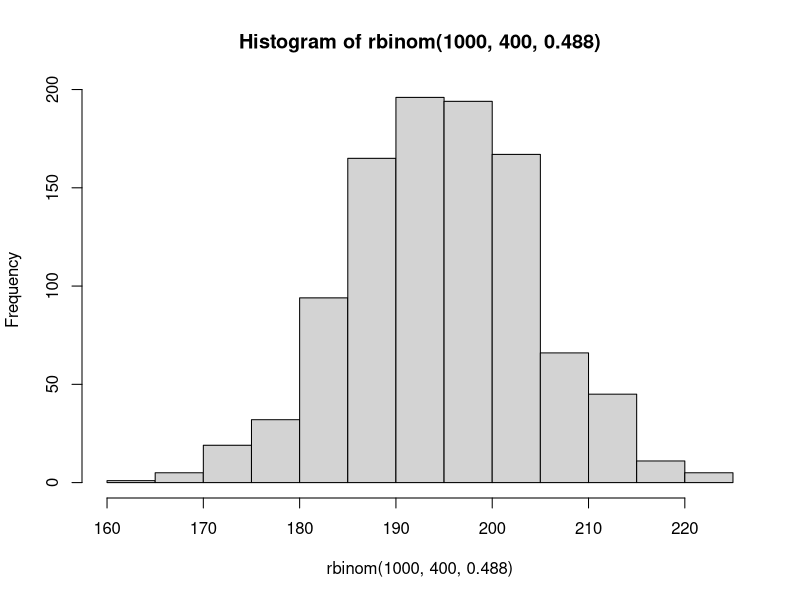
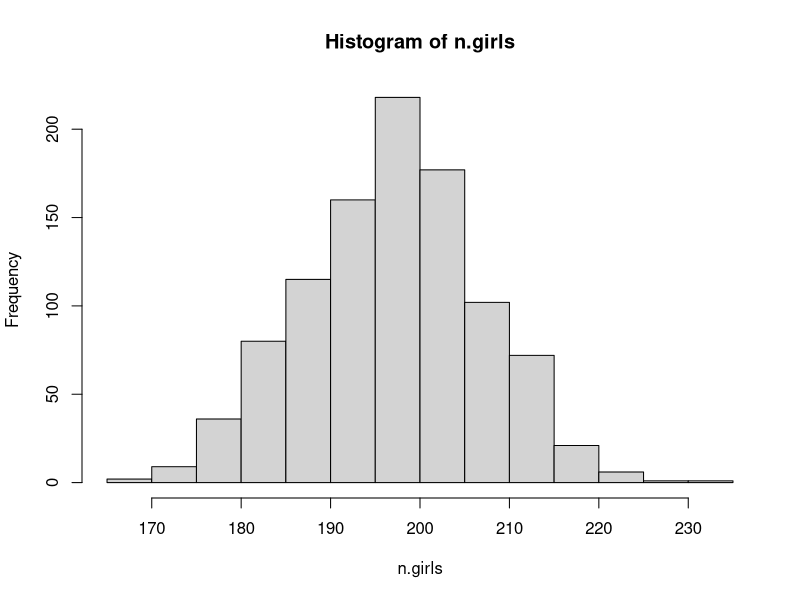
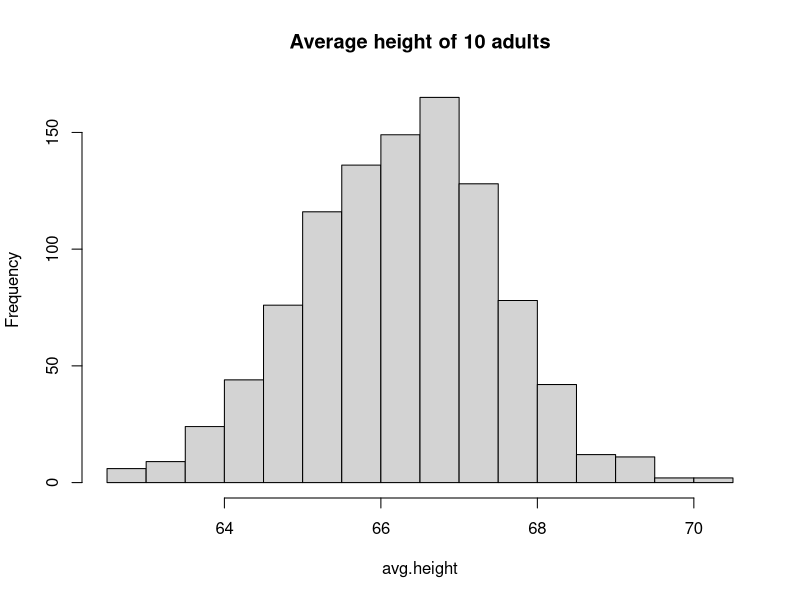
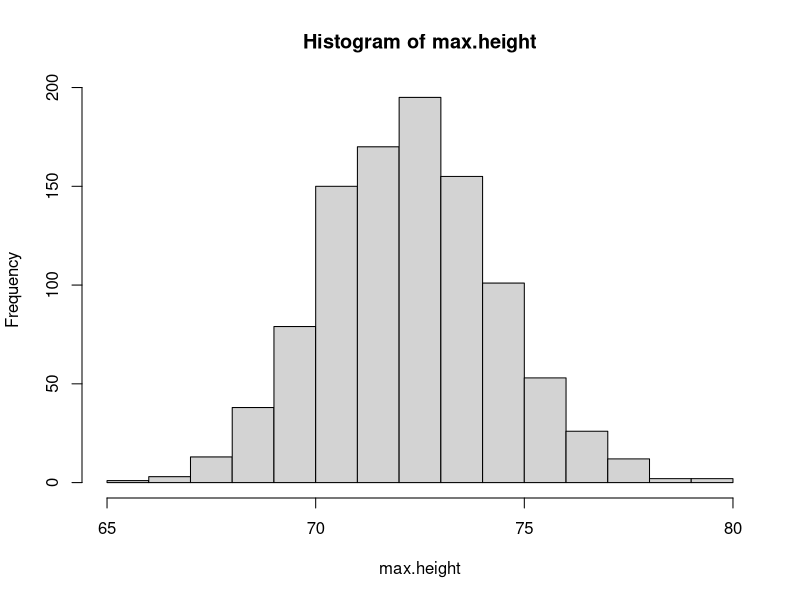
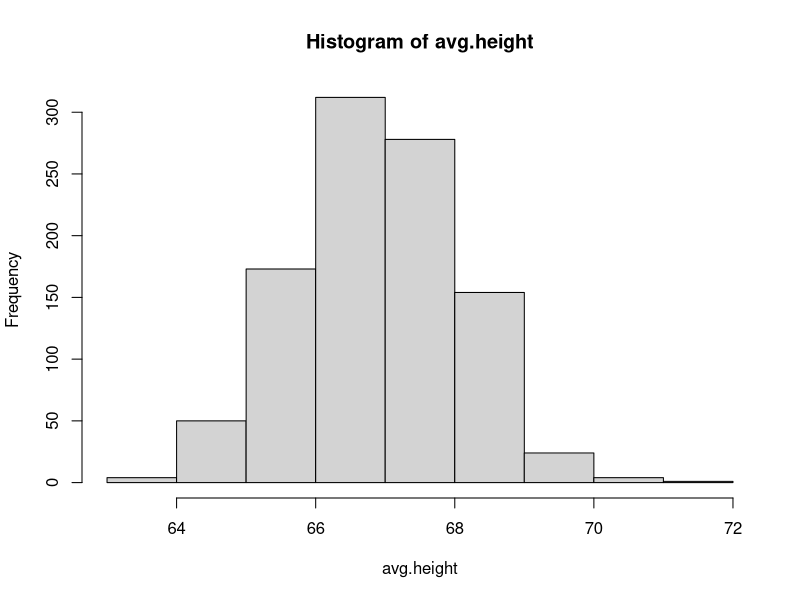
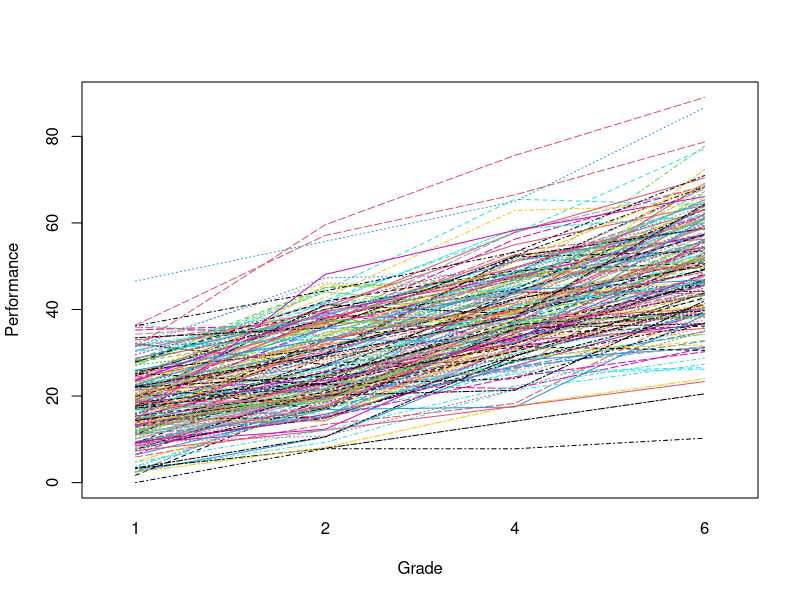
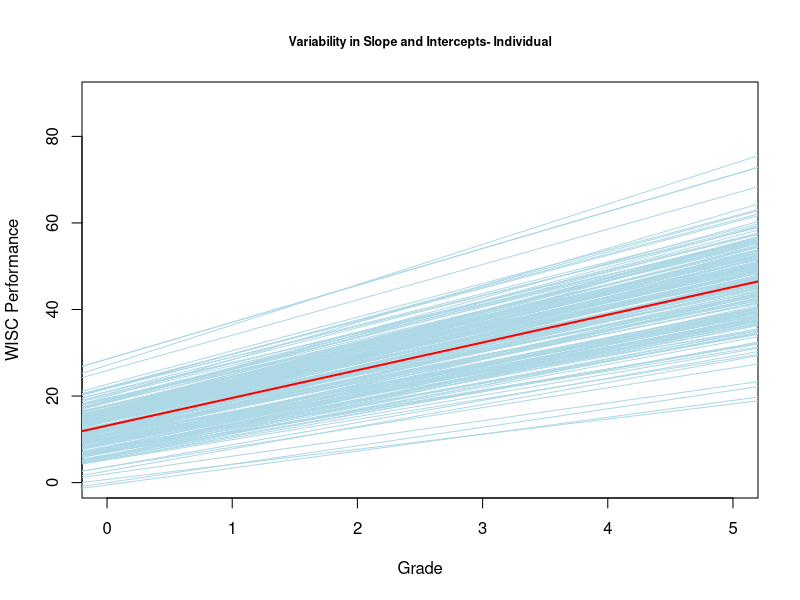

Recreate these plots in R, in order.
####################################################
##                                                ##
##                   204B Lab 6                   ##
##            MULTILEVEL LINEAR MODELS            ##
##                                                ##
##               Kristine O'Laughlin              ##
##                   Winter 2018                  ##
##                                                ##
####################################################



# TOPICS FOR TODAY
####################################################

# 1. Regression Inferences in R
#    a. Discrete Predictive Simulation
#    b. Continuous Predictive Simulation
# 
# 2. Multilevel Linear Models in R
#    a. Unconditional Growth Model
#    b. Individual Covariate Model


# Before we begin...
# Some packages to install for today:
install.packages('lme4')



# REGRESSION INFERENCES IN R
####################################################


## Discrete Predictive Simulation
#################################

# NOTE: REVIEWED FROM CLASS

# We know that the probability of that a baby is
# born a girl is 48.8%

# We can simulate 400 birth events using a binomial
# distribution:
n.girls = rbinom (1, 400, .488)
n.girls

# We could repeat this process 1000 times, to 
# get a sense of what this distribution would
# look like:
hist(rbinom(1000, 400, .488))


# Things become more complicated when we take into
# account that there are different types of births:
#     There is a 1/125 chance that a birth event 
#     results in fraternal twins
#          Of which each has an approximate 49.5%
#          chance of being a girl
#     There is a 1/300 chance of identical twins
#          Of which each has an approximate 49.5% 
#          chance of being girls


birth.type = sample(c("fraternal twin",
                      "identical twin",
                      "single birth"),
                      size = 400, replace = TRUE, 
                      prob = c(1/125, 1/300, 1 - 1/125 - 1/300))

girls = rep(NA, 400) # empty vector for girls

for (i in 1:400){
  
  if (birth.type[i] == "single birth"){
  
      girls[i] = rbinom (1, 1, .488)}

    else if (birth.type[i] == "identical twin"){
  
      girls[i] = 2 * rbinom (1, 1, .495)} 
  # Multiplied by 2, because if the twins are 
  # identical and girls then we have to add 2 girls
  
  else if (birth.type[i] == "fraternal twin"){
  
      girls[i] = rbinom(1, 2, .495)}
  
  # Number of trials is 2 because we could get a boy
  # and a girl fraternal twin
}

n.girls = sum(girls)
n.girls

# Now, we can repeat this process 1000 times to get a 
# sense of the uncertainty in this estimate:
n.sims = 1000

n.girls = rep(NA, n.sims)

for (s in 1:n.sims){

  for (i in 1:400){
    
    if (birth.type[i] == "single birth"){
      
      girls[i] = rbinom (1, 1, .488)}
    
    else if (birth.type[i] == "identical twin"){
      
      girls[i] = 2 * rbinom (1, 1, .495)} 
    
    else if (birth.type[i] == "fraternal twin"){
      
      girls[i] = rbinom(1, 2, .495)}
    
  }

    n.girls[s] <- sum(girls)
    
}

summary(n.girls)
sd(n.girls)
hist(n.girls)



## Continuous Predictive Simulation
###################################

# We can do the same thing with continous outcomes

sex = rbinom(10, 1, .52) # Selecting 10 at random
                         # 52% are female
sex

# Heights of men are distributed ~N(69.1, 2.9) in inches
# Heights of women are distributed ~N(63.7, 2.7) in inches
height = ifelse(sex == 0, 
                rnorm(10, 69.1, 2.9),
                rnorm(10, 63.7, 2.7))

avg.height = mean(height)
avg.height

# Now we can create a distribution of heights
# by repeating this 1000 times

n.sims = 1000
avg.height = rep(NA, n.sims)

for (s in 1:n.sims){
  
  sex = rbinom(10, 1, .52)
  height = ifelse(sex == 0, rnorm(10, 69.1, 2.9),
                  rnorm(10, 63.7, 2.7))
  avg.height[s] = mean(height)

  }


hist(avg.height, main = "Average height of 10 adults")

# Could also simulate for maximum heights: 
max.height = rep(NA, n.sims)

for (s in 1:n.sims){
  
  sex = rbinom(10, 1, .52)
  height = ifelse(sex == 0, rnorm(10, 69.1, 2.9),
                  rnorm(10, 63.7, 2.7))
  max.height[s] = max(height)
  
}

hist(max.height)


# It's generally cleaner to use functions in R...

# So we could just create a function to do this: 
Height.sim = function(n.adults, m.m, sd.m, m.f, sd.f){
  sex = rbinom(n.adults, 1, .52)
  height = ifelse(sex == 0, rnorm(n.adults, m.m, sd.m),
                    rnorm(n.adults, m.f, sd.f))
  mean(height)
}

avg.height = replicate(1000,
                        Height.sim(10, 69.5, 2.9, 64.5, 2.7))

hist(avg.height)



# MULTILEVEL LINEAR MODELS IN R
####################################################


# Multilevel models go by MANY different names and
# tend to vary by field--multilevel models, 
# hierarchical linear models, random effects models,
# mixed models, and so on...

# Don't get confused--these are all the same thing!


# We can use MLM to model longitudinal data because
# we can think of repeated measures as nested 
# within individuals.

# This model is statistically equivalent to the 
# growth curve model in structural equaiton 
# modeling.


# For this example we will be using data from the
# Wechsler Intelligence Scale for Children (WISC)

# We have repeated measures of children's verbal
# and performance scores on the WISC from grades 
# 1, 2, 4, and 6; we also have some covariates
# such as mother's education (among others)

setwd('C:/Users/Kristine/Dropbox/Winter2018/PSC204B/Labs2018')

wisc = read.csv('wisc3raw.csv', header = T)
head(wisc)

dim(wisc)
summary(wisc)


## Data Preparation
###################

# For lmer, data need to be read in long format,
# so we will start by reshaping the data:
long = reshape(wisc, 
               varying = list(c('verb1', 'verb2', 'verb4', 'verb6'),
                              c('perfo1', 'perfo2', 'perfo4', 'perfo6')),
               direction = 'long', timevar = 'time', idvar = 'id',
               v.names = c('verbal', 'perform'))

long = long[order(long$id), ]

head(long)

# Because our time intervals are not equally 
# spaced, I am also reassigning values for the
# time variable. 
long$time = rep(c(1, 2, 4, 6), nrow(long)/4)
long$time_c = long$time - 1



## Plot Data
############

# For this example, we will consider the performance
# factor of the WISC

# Start by plotting the raw data:
interaction.plot(long$time, # x-axis 
                 long$id, # grouping variable
                 long$perform, # y-axis
                 ylab = 'Performance', 
                 xlab = 'Grade', col = c(1:10), 
                 legend = F)



## Computing Intraclass Correlation Coefficient
###############################################

# We will be using lmer() from the lme4 package

# The model is specified similar to the lm()
# function. We start by defining the outcome followed
# by the tilde (~). Next, we define predictors 
# separated by "+". Next, random effects need to be
# provided in brackets ( ). The random predictors
# will go inside the brackets, followed by the |
# symbol, then the grouping variable.

# Make sure lme4 is loaded into your R library
library(lme4)

# Begin by fitting an intercept only model to the
# data:

nullmod = lmer(perform ~ 1 + (1 | id), 
               data = long)
summary(nullmod)


# ICC
29.65 / (29.65 + 230.92) # About 11% of variance
                         # due to differences 
                         # between individuals

230.92 / (29.65 + 230.92) # About 89% of variance
                          # due to differences 
                          # within individuals


# Next, fit the unconditional linear growth
# model.

## WHAT ARE THE LEVEL 1 AND LEVEL 2 EQUATIONS FOR
## THE UNCONDITIONAL LINEAR GROWTH MODEL?

mod0 = lmer(perform ~ time_c + (time_c | id), 
            data = long)
summary(mod0)



# Adding time-invariant individual-level covariate

# If we were to leave mother's education in its raw
# form, our interpretation for the fixed effects would
# be for individual's with mother's education equal
# to 0

# To make this interpretation more reasonable, instead
# we can grand-mean center mother's education:
long$momed_gm = long$momed - mean(long$momed)

# Now our fixed effects apply to average mothers'
# education in the sample.

# Things become more complicated for time-varying
# predictors!


# Let's fit the model, adding the covariate


## WHAT ARE THE LEVEL 1 AND LEVEL 2 EQUATIONS HERE?


# Random slope for time only
mod1 = lmer(perform ~ time + momed_gm + 
            (time | id), 
            data = long)
summary(mod1)

# Random slope for time and momed only
mod2 = lmer(perform ~ time + momed_gm + 
            (time + momed_gm| id), 
            data = long)
summary(mod2)


# Compare AICs:
AIC(nullmod); AIC(mod0); AIC(mod1); AIC(mod2)


# You could then consider adding additional predictors
# in your model to help further reduce the residual
# variance in your model

plot(data = long, perform ~ time, type = 'n', 
     ylim = c(min(long$perform), max(long$perform)),
     xlim = c(min(long$time_c),max(long$time_c)),
     cex.main = .75,
     xlab = 'Grade', 
     ylab = "WISC Performance",
     main = "Variability in Slope and Intercepts- Individual")


fix = fixef(mod1)
rand = ranef(mod1)
parmsIndiv = cbind((rand$id[1] + fix[1]), (rand$id[2] + fix[2]))


# Plot individual trajectories
for(i in 1:length(unique(long$id))){
  
  abline(a = parmsIndiv[i, 1], b = parmsIndiv[i, 2],
         col = 'lightblue')
  
  par = par(new=F)
  
}

# Adding mean trajectory
abline(a = fix[1], b = fix[2], lwd = 2,col = 'red')
